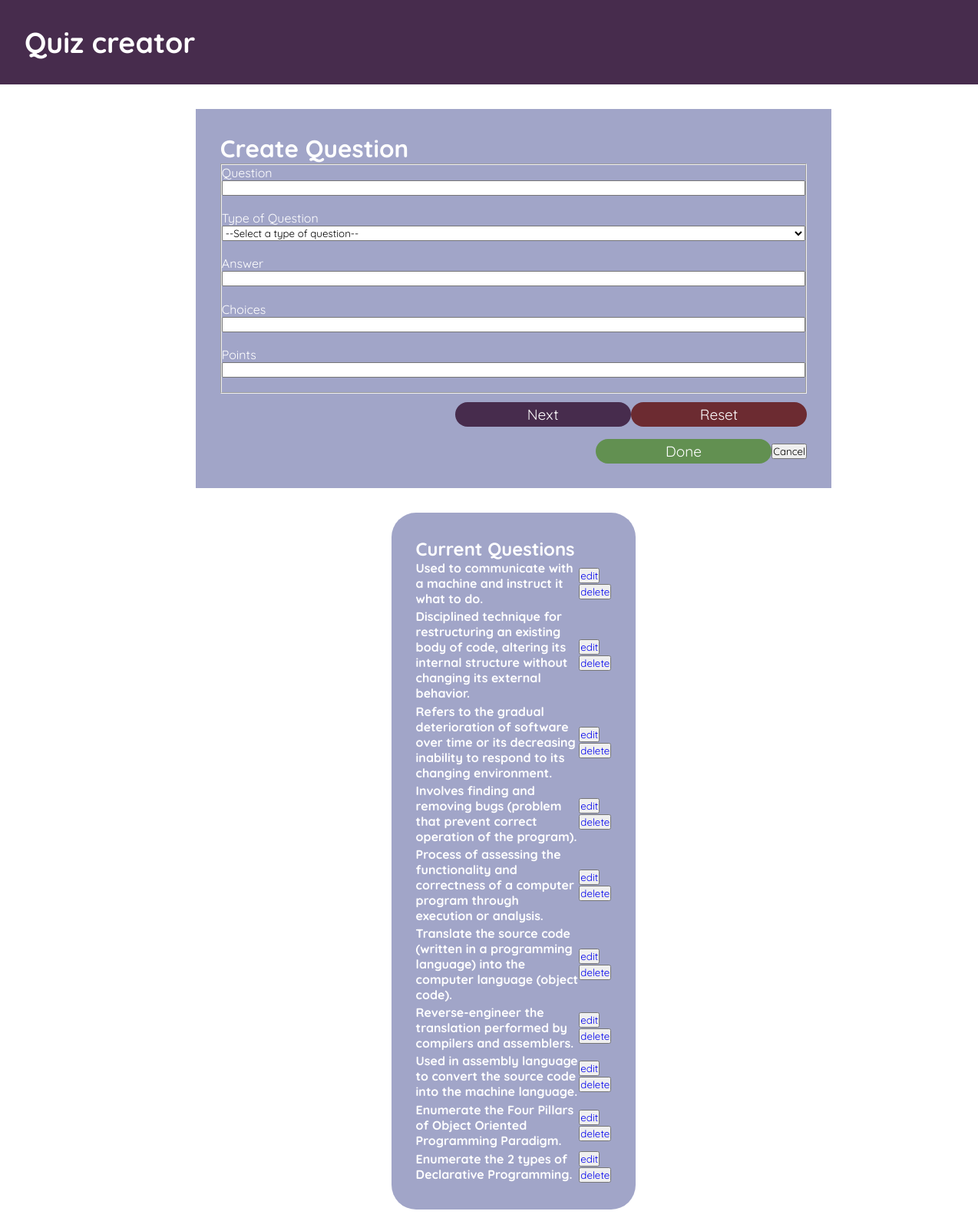
The page /teachermodule/teacherCreateQuestions.php?quiz_code=adqs001 on the database its author committed.
### tables this page shows
CREATE TABLE IF NOT EXISTS `quiz_inventory` (
  `quiz_code` varchar(45) DEFAULT NULL,
  `type_of_quiz` text,
  `question` text,
  `choices` text,
  `answer` text,
  `points` int(11) DEFAULT NULL
);

### teachermodule/rQuestions.php (the view, shortened to what this page needs)
<?php
    include "config.php";
    $sql = "SELECT `question` FROM `quiz_inventory` WHERE `quiz_code` = '" . $_SESSION['quiz_code'] . "'";
    $result = mysqli_query($connection, $sql);
    while ($row = $result->fetch_assoc()) {
        echo "<div>";
        echo "<h4>". $row['question'] . "</h4>";
        echo "<div>";
        echo "<button class='editQuestion'><a href='teacherEditQuestion.php?quiz_code=" . $_SESSION['quiz_code'] . "&question=". $row['question'] . "'> edit </a></button>";
        echo "<button class='Delete'><a onClick=\"javascript: return confirm('Are you sure you want to delete?');\" href='dQuestion.php?quiz_code=" . $_SESSION['quiz_code'] . "&question=" . $row['question'] . "'>delete</a></button>";
        echo "</div>";
        echo "</div>";
    }
?>

### teachermodule/styles/teacherCreateQuiz.css (style rules this page uses)
* { margin: 0; padding: 0; list-style: none; text-decoration: none; font-family: var(--fnt-Quicksand); }
body { display: flex; flex-direction: column; height: 100vh; }
main > :nth-child(2) > section-left > div > * { display: flex; align-items: center; justify-content: space-between; margin-bottom: 0.2rem; }

### rows shown on the page
quiz_inventory: question "Used to communicate with a machine and instruct it what to do."
quiz_inventory: question "Disciplined technique for restructuring an existing body of code, altering its internal structure without changing its external behavior."
quiz_inventory: question "Refers to the gradual deterioration of software over time or its decreasing inability to respond to its changing environment."
quiz_inventory: question "Involves finding and removing bugs (problem that prevent correct operation of the program)."
quiz_inventory: question "Process of assessing the functionality and correctness of a computer program through execution or analysis."
quiz_inventory: question "Translate the source code (written in a programming language) into the computer language (object code)."
quiz_inventory: question "Reverse-engineer the translation performed by compilers and assemblers."
quiz_inventory: question "Used in assembly language to convert the source code into the machine language."
quiz_inventory: question "Enumerate the Four Pillars of Object Oriented Programming Paradigm."
quiz_inventory: question "Enumerate the 2 types of Declarative Programming."
